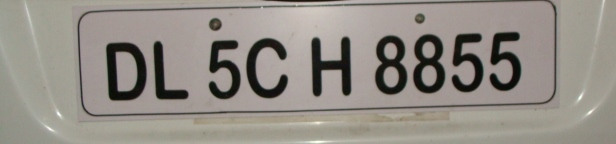
%> input picture CA2/p1/image1.jpg, 616 x 144 px
$ octave --eval "result = p2(imread('p1/image1.jpg'));"   (GNU Octave 9; MATLAB toolbox functions it lacks are replaced by stand-ins)
%> lines starting %> are read from the running program, lines starting %| are printed output that depends on the picture; in (x1, y1, x2, y2) boxes, pixels count from 0 and x2, y2 are one past the last pixel; in counts of white or black regions, pixels touching at a corner belong together; the program's own positions count from 1
function final_output=p2(picture)
    figure;

    subplot(4, 2, 1);
    imshow(picture);
    title("raw picture");
    %%%
    picture=imresize(picture,[300 500]);
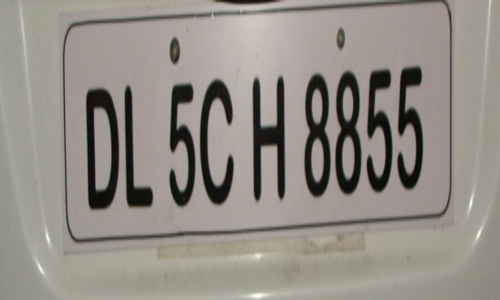
%> picture: size 300x500x3 uint8; mean R, G, B 146.4, 141, 133.6
    subplot(4, 2, 2);
    imshow(picture);
    title("resized picture");
    %%%
    gray_picture = rgb2gray(picture);
    subplot(4, 2, 3);
    imshow(gray_picture);
    title("grayscale picture");
    %%%
    threshold = graythresh(gray_picture);
%> threshold = 0.38
    picture = imbinarize(gray_picture,threshold);
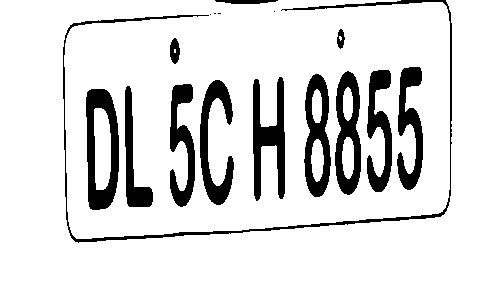
%> picture: size 300x500 logical; 87.3% white; 17 black regions (4 under 20 px), largest, box (x1, y1, x2, y2) and area: (63, 0, 452, 243) 2537, (86, 89, 119, 210) 2242, (253, 77, 285, 201) 2037
    subplot(4, 2, 4);
    imshow(picture);
    title("black and white picture");

    %%%
    pic = bwareaopen(~picture,1000);
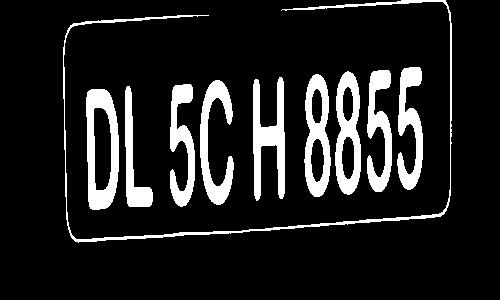
%> pic: size 300x500 logical; 12.4% white; 10 white regions, largest, box (x1, y1, x2, y2) and area: (63, 0, 452, 243) 2537, (86, 89, 119, 210) 2242, (253, 77, 285, 201) 2037
    subplot(4, 2, 5);
    imshow(pic);
    title("after removing small components");
    background=bwareaopen(~picture,10000);
%> background: size 300x500 logical; every value is 0

    subplot(4, 2, 6);
    imshow(background);
    title("background of the picture");

    picture2=pic-background;
    subplot(4, 2, 7);
    imshow(picture2);
    title("only letters and numbers");

    %%%
    [labeled_image, num_components] = bwlabel(picture2);
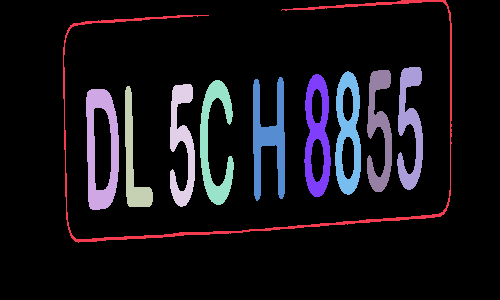
%> labeled_image: size 300x500 double; 11 distinct labels, from 0 to 10; one colour per label, 0 black
%> num_components = 10
    %%%
%> (the run ends here)

$ run again, on CA2/p1/image2.jpg
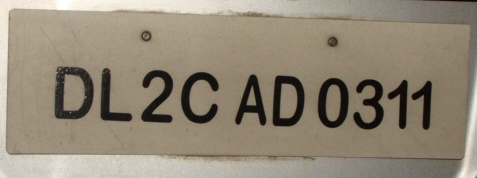
%> input picture CA2/p1/image2.jpg, 477 x 178 px
%> threshold = 0.353
%> in p2, `picture = imbinarize(gray_picture,threshold);`:
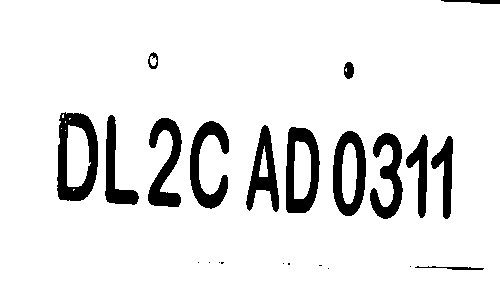
%> picture: size 300x500 logical; 90.6% white; 23 black regions (9 under 20 px), largest, box (x1, y1, x2, y2) and area: (57, 112, 98, 201) 1929, (286, 127, 320, 213) 1640, (333, 131, 366, 216) 1539
%> background: size 300x500 logical; every value is 0
%> in p2, `[labeled_image, num_components] = bwlabel(picture2);`:
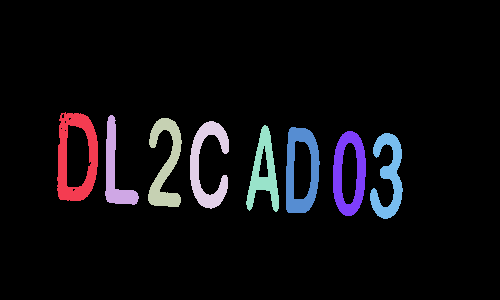
%> labeled_image: size 300x500 double; 9 distinct labels, from 0 to 8; one colour per label, 0 black
%> num_components = 8
